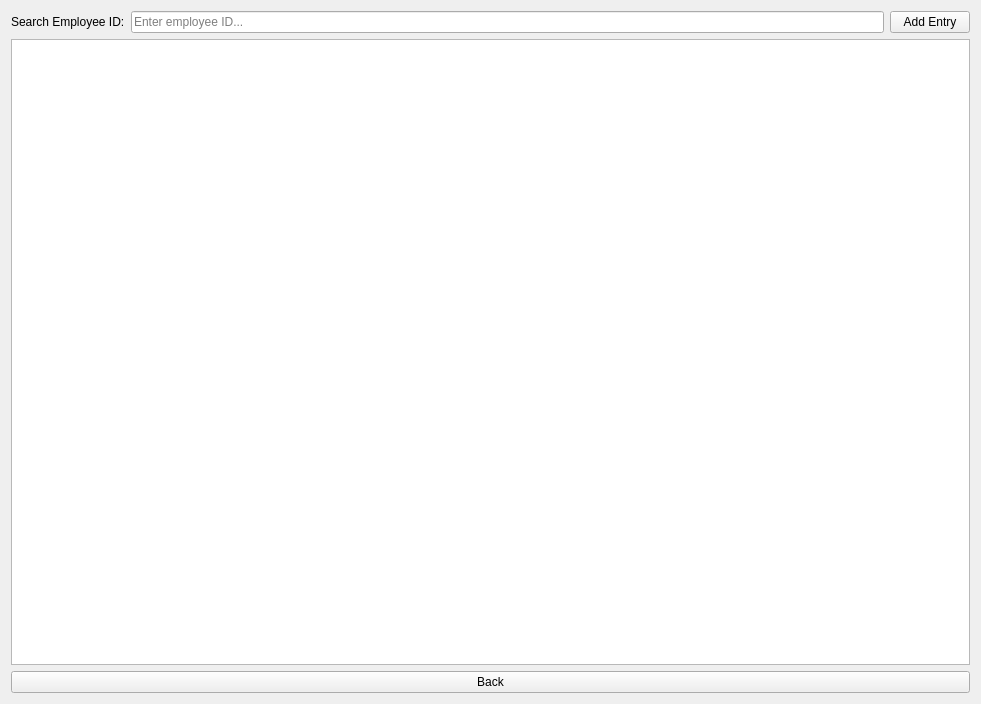
<?xml version="1.0" encoding="UTF-8"?>
<ui version="4.0">
 <class>AttendanceListWidget</class>
 <widget class="QWidget" name="AttendanceListWidget">
  <property name="geometry">
   <rect>
    <x>0</x>
    <y>0</y>
    <width>981</width>
    <height>704</height>
   </rect>
  </property>
  <layout class="QVBoxLayout" name="verticalLayout">
   <item>
    <layout class="QHBoxLayout" name="topLayout">
     <item>
      <widget class="QLabel" name="labelSearch">
       <property name="text">
        <string>Search Employee ID:</string>
       </property>
      </widget>
     </item>
     <item>
      <widget class="QLineEdit" name="employeeSearchBox">
       <property name="placeholderText">
        <string>Enter employee ID...</string>
       </property>
      </widget>
     </item>
     <item>
      <widget class="QPushButton" name="btnAddEntry">
       <property name="text">
        <string>Add Entry</string>
       </property>
      </widget>
     </item>
    </layout>
   </item>
   <item>
    <widget class="QTableView" name="attendanceLogTableView"/>
   </item>
   <item>
    <widget class="QPushButton" name="backButton">
     <property name="text">
      <string>Back</string>
     </property>
    </widget>
   </item>
  </layout>
 </widget>
 <resources/>
 <connections/>
</ui>
